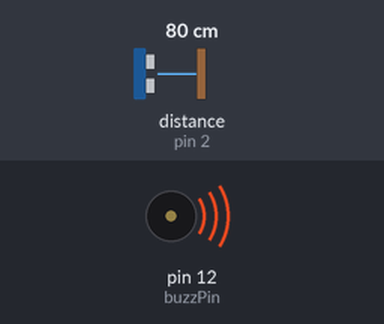
A sketch run on a simulated Arduino Uno, built with avr-gcc and run on an emulated ATmega328P. On the bench: buzzer (waves = sounding, pin HIGH). Wiring (inferred from the names in the program): ultrasonic range finder: trigger pin 3; echo pin 2. Inputs (shaded band) come from the test bench; at power-on: distance to the obstacle (sensor on pin 2) 80 cm. The echo pulse lasts 58.3 µs per cm; pins used as bus, display or sensor lines are not drawn.

Above: at 1.8 s.
1.9 s: distance to the obstacle (sensor on pin 2) set to 107 cm
3.4 s: distance to the obstacle (sensor on pin 2) set to 114 cm
At 5.2 s:
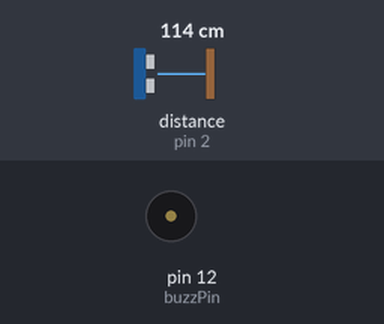
5.5 s: distance to the obstacle (sensor on pin 2) set to 2 cm
At 7.0 s:
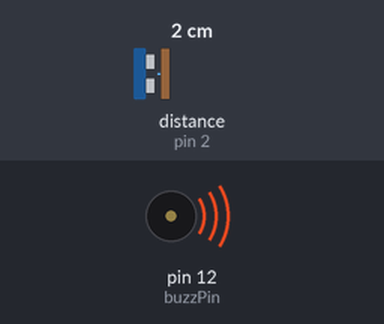
7.5 s: distance to the obstacle (sensor on pin 2) set to 120 cm
At 8.9 s:
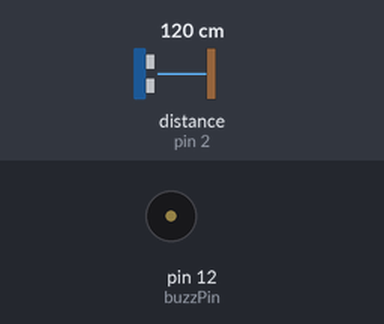
Timing chart, 0 to 10.5 s (numbered marks = the images above; inputs shaded):
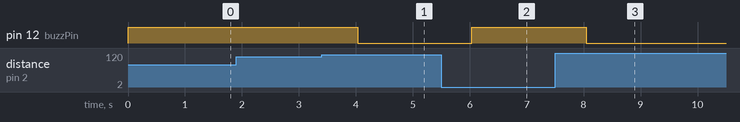

Measured:
- the behaviour switches between 110 and 111 cm on distance to the obstacle (sensor on pin 2) (found by bisection; images 0 and 1)
- after the input at 1.9 s, every drawn part: stays the same
- after the input at 3.4 s, pin 12 (buzzPin): HIGH → LOW after 0.63 s
- after the input at 5.5 s, pin 12 (buzzPin): LOW → HIGH after 0.54 s
- after the input at 7.5 s, pin 12 (buzzPin): HIGH → LOW after 0.55 s

The sketch:

code.ino
```cpp
#define trigPin 3
#define echoPin 2
#define buzzPin 12
void setup()
  {
    pinMode(trigPin,OUTPUT);
    pinMode(echoPin,INPUT);
    pinMode(buzzPin, OUTPUT);
  }

  long duration,distance;

void loop()
{
  digitalWrite(trigPin,LOW);
    delayMicroseconds(2);
    digitalWrite(trigPin,HIGH);
    delayMicroseconds(10);
    digitalWrite(trigPin,LOW);
    duration=pulseIn(echoPin,HIGH);
    distance=(duration/20) / 29.1;

    if (distance <= 10 && distance >=0 )
    {
            digitalWrite(buzzPin, HIGH);
        delay(1000);
    }
    else{
      digitalWrite(buzzPin, LOW);
      delay(1000);
    }

}
```
